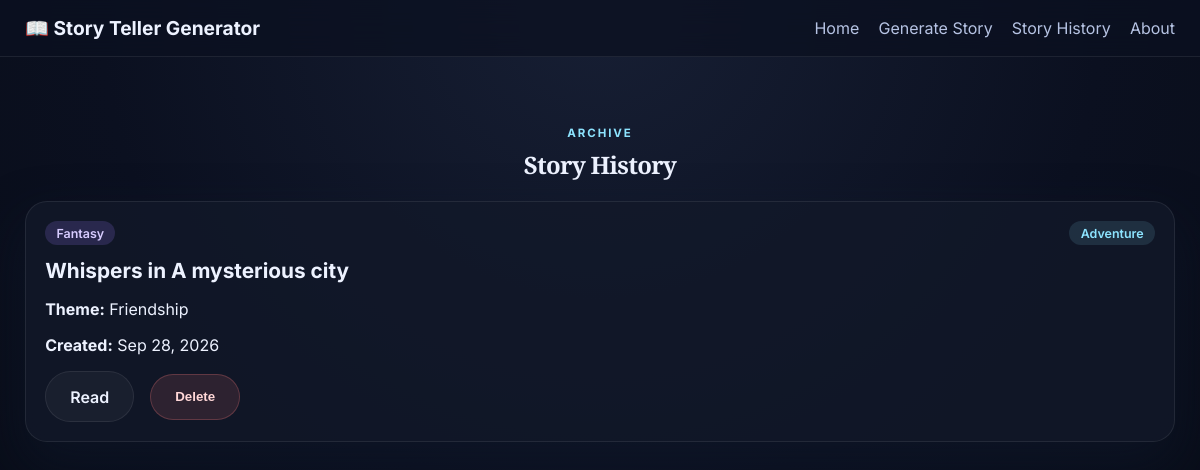
The page /history/ on the database its author committed.
### stories/models.py (models this page shows, shortened)
class Story(models.Model):
    genre = models.CharField(max_length=100)
    main_character = models.CharField(max_length=255)
    location = models.CharField(max_length=255)
    theme = models.CharField(max_length=255)
    mood = models.CharField(max_length=100)
    story_length = models.CharField(max_length=50)
    title = models.CharField(max_length=255)
    content = models.TextField()
    quote = models.TextField(blank=True)
    quote_author = models.CharField(max_length=255, blank=True)
    created_at = models.DateTimeField(auto_now_add=True)
    class Meta:
        ordering = ['-created_at']

### stories/views.py (the view)
# urls.py: path('history/', views.story_history, name='story_history'),
def story_history(request):
    stories = Story.objects.all()
    return render(request, 'stories/history.html', {'stories': stories})

### stories/templates/stories/history.html (shortened to what this page needs)
{% extends 'stories/base.html' %}
{% block content %}
<div class="container page-padding">
    <div class="section-heading centered">
        <span class="eyebrow">Archive</span>
        <h2>Story History</h2>
    </div>
    <div class="history-grid">
        {% for story in stories %}
        <article class="history-card glass-card">
            <div class="card-top">
                <span class="tag">{{ story.genre }}</span>
                <span class="tag subtle">{{ story.mood }}</span>
            </div>
            <h3>{{ story.title }}</h3>
            <p><strong>Theme:</strong> {{ story.theme }}</p>
            <p><strong>Created:</strong> {{ story.created_at|date:'M d, Y' }}</p>
            <div class="history-actions">
                <a href="{% url 'story_detail' story.pk %}" class="secondary-btn">Read</a>
                <form method="post" action="{% url 'story_delete' story.pk %}" class="inline-form">
                    <button type="submit" class="danger-btn">Delete</button>
                </form>
            </div>
        </article>
        {% empty %}
        <div class="empty-state glass-card">
            <p>No stories yet. Create your first one to begin the collection.</p>
        </div>
        {% endfor %}
    </div>
</div>
{% endblock %}

### stories/templates/stories/base.html (shortened to what this page needs)
{% load static %}
<!DOCTYPE html>
<html lang="en">
<head>
    <link rel="stylesheet" href="{% static 'stories/css/style.css' %}">
</head>
<body>
    <div class="page-shell">
        <header class="topbar">
            <div class="container nav-wrap">
                <a href="{% url 'home' %}" class="brand">📖 Story Teller Generator</a>
                <nav class="main-nav">
                    <a href="{% url 'home' %}">Home</a>
                    <a href="{% url 'generate_story' %}">Generate Story</a>
                    <a href="{% url 'story_history' %}">Story History</a>
                    <a href="{% url 'about' %}">About</a>
                </nav>
            </div>
        </header>
        <main>
            {% block content %}{% endblock %}
        </main>
    </div>
</body>
</html>

### stories/static/stories/css/style.css (style rules this page uses)
:root { --bg: #0b1020; --bg-alt: #121b2d; --panel: rgba(18, 25, 42, 0.78); --panel-strong: rgba(29, 40, 64, 0.86); --text: #edf2ff; --muted: #b6c3e3; --primary: #9c7bff; --primary-soft: #d7ccff; --accent: #8de4ff; --danger: #ff7d7d; --border: rgba(255,255,255,0.08); --shadow: 0 22px 50px rgba(15, 24, 42, 0.55); }
* { box-sizing: border-box; }
html { scroll-behavior: smooth; }
body { margin: 0; font-family: 'Inter', sans-serif; background: radial-gradient(circle at top, #171f34 0%, #0b1020 50%, #070b14 100%); color: var(--text); min-height: 100vh; }
a { text-decoration: none; }
.page-shell { min-height: 100vh; }
.container { width: min(1150px, calc(100% - 2rem)); margin: 0 auto; }
.page-padding { padding: 4rem 0; }
.topbar { position: sticky; top: 0; z-index: 20; backdrop-filter: blur(16px); background: rgba(11, 16, 32, 0.75); border-bottom: 1px solid var(--border); }
.nav-wrap { display: flex; justify-content: space-between; align-items: center; padding: 1rem 0; }
.brand { font-weight: 700; color: var(--text); font-size: 1.2rem; }
.main-nav { display: flex; gap: 1.2rem; flex-wrap: wrap; }
.main-nav a { color: var(--muted); transition: color 0.2s ease; }
.eyebrow { display: inline-block; letter-spacing: 0.12rem; text-transform: uppercase; color: var(--accent); font-size: 0.72rem; font-weight: 700; margin-bottom: 0.9rem; }
.hero-copy h1, .section-heading h2, .story-reader h1 { font-family: 'Cormorant Garamond', serif; font-weight: 700; line-height: 0.93; letter-spacing: -0.03em; margin: 0 0 1rem; }
.hero-actions, .story-actions, .form-actions, .history-actions, .confirm-actions, .story-footer-actions { display: flex; gap: 1rem; flex-wrap: wrap; align-items: center; }
.primary-btn, .secondary-btn, .danger-btn { border: none; border-radius: 999px; padding: 0.9rem 1.5rem; font-weight: 600; transition: transform 0.2s ease, box-shadow 0.2s ease, opacity 0.2s ease; cursor: pointer; display: inline-flex; align-items: center; justify-content: center; }
.secondary-btn { background: rgba(255,255,255,0.04); border: 1px solid var(--border); color: var(--text); }
.danger-btn { background: rgba(255, 125, 125, 0.12); color: #ffd7d7; border: 1px solid rgba(255, 125, 125, 0.25); }
.glass-card, .card { background: var(--panel); border: 1px solid var(--border); border-radius: 22px; box-shadow: var(--shadow); }
.section-heading { margin-bottom: 1.5rem; }
.section-heading.centered { text-align: center; }
.history-grid { display: grid; grid-template-columns: repeat(auto-fit, minmax(240px, 1fr)); gap: 1.3rem; }
.history-card { padding: 1.2rem; }
.card-top { display: flex; justify-content: space-between; gap: 0.5rem; margin-bottom: 0.8rem; }
.tag { display: inline-block; border-radius: 999px; background: rgba(156, 123, 255, 0.18); color: var(--primary-soft); padding: 0.3rem 0.7rem; font-size: 0.78rem; font-weight: 600; }
.tag.subtle { background: rgba(141, 228, 255, 0.12); color: var(--accent); }
.history-card h3 { margin: 0.4rem 0 0.8rem; font-size: 1.3rem; }
.inline-form { display: inline; }

### rows shown on the page
Story: genre "Fantasy", mood "Adventure", title "Whispers in A mysterious city", theme "Friendship", created_at "Sep 28, 2026"
